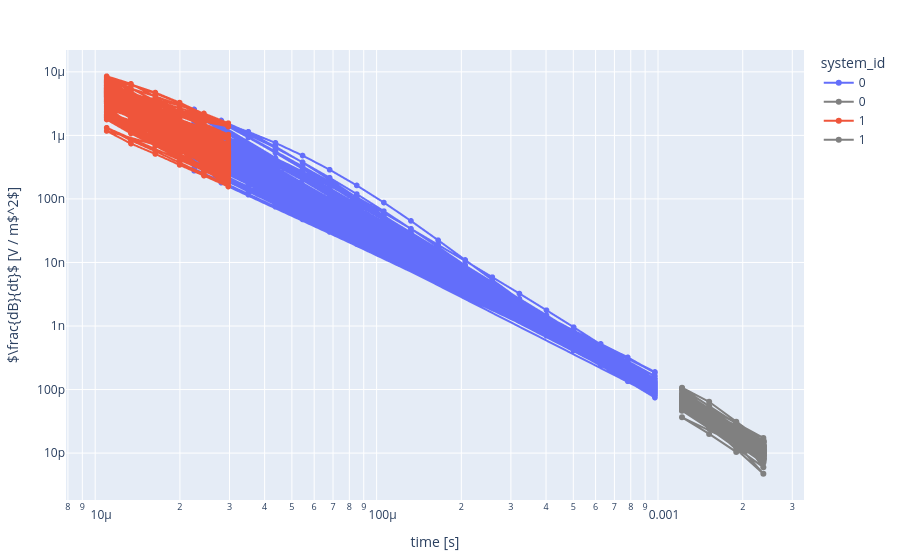

This figure's notebook cell:
### Code cell
import plotly.express as px

# Plot not-in-use data in gray

# Plot in-use data colored by system_id, add traces to the same figure
df_tmp = df_data.copy()
df_tmp.loc[df_tmp['site_id'] == -1, 'inuse_auto'] = True


fig = px.line(
    df_tmp[df_tmp['inuse_auto'] == True],
    x="time",
    y="dbdt",
    color="system_id",
    markers=True,
    labels={"dbdt": "Value", "time": "Time", "site_id": "Site ID"},
)

df_tmp.loc[df_tmp['site_id'] == -1, 'inuse_auto'] = False

fig2 = px.line(
    df_tmp[df_tmp['inuse_auto'] == False],
    x="time",
    y="dbdt",
    color_discrete_sequence=["gray", "gray"],
    color="system_id",
    markers=True,
    title="dbdt vs time by site_id",
    labels={"dbdt": "Value", "time": "Time", "site_id": "Site ID"},
)


for trace in fig2.data:
    fig.add_trace(trace)

fig.update_layout(
    xaxis_type="log",
    yaxis_type="log",
    xaxis_title="time [s]",
    yaxis_title="$\\frac{dB}{dt}$ [V / m$^2$]",
    margin={"l": 50, "r": 50, "t": 50, "b": 50},
    dragmode='select'
)

fig.show()

### Figure 1 — Plotly figure (JSON) as saved in the notebook; plotly's stock layout.template omitted (floating-point values rounded to 4 significant figures; data arrays with more than 128 entries replaced by an {"elided": "..."} marker saying what was removed)
{"data": [{"hovertemplate": "system_id=0<br>Time=%{x}<br>Value=%{y}<extra></extra>", "legendgroup": "0", "line": {"color": "#636efa", "dash": "solid"}, "marker": {"symbol": "circle"}, "mode": "lines+markers", "name": "0", "showlegend": true, "type": "scattergl", "x": {"elided": "1588 float values"}, "xaxis": "x", "y": {"elided": "1588 float values"}, "yaxis": "y"}, {"hovertemplate": "system_id=1<br>Time=%{x}<br>Value=%{y}<extra></extra>", "legendgroup": "1", "line": {"color": "#EF553B", "dash": "solid"}, "marker": {"symbol": "circle"}, "mode": "lines+markers", "name": "1", "showlegend": true, "type": "scattergl", "x": {"elided": "528 float values"}, "xaxis": "x", "y": {"elided": "528 float values"}, "yaxis": "y"}, {"hovertemplate": "system_id=0<br>Time=%{x}<br>Value=%{y}<extra></extra>", "legendgroup": "0", "line": {"color": "gray", "dash": "solid"}, "marker": {"symbol": "circle"}, "mode": "lines+markers", "name": "0", "orientation": "v", "showlegend": true, "type": "scatter", "x": {"elided": "370 float values"}, "xaxis": "x", "y": {"elided": "370 float values"}, "yaxis": "y"}, {"hovertemplate": "system_id=1<br>Time=%{x}<br>Value=%{y}<extra></extra>", "legendgroup": "1", "line": {"color": "gray", "dash": "solid"}, "marker": {"symbol": "circle"}, "mode": "lines+markers", "name": "1", "orientation": "v", "showlegend": true, "type": "scatter", "x": [NaN, NaN, NaN, NaN, NaN, NaN], "xaxis": "x", "y": [NaN, NaN, NaN, NaN, NaN, NaN], "yaxis": "y"}], "layout": {"dragmode": "select", "legend": {"title": {"text": "system_id"}, "tracegroupgap": 0}, "margin": {"b": 50, "l": 50, "r": 50, "t": 50}, "xaxis": {"anchor": "y", "domain": [0, 1], "title": {"text": "time [s]"}, "type": "log"}, "yaxis": {"anchor": "x", "domain": [0, 1], "title": {"text": "$\\frac{dB}{dt}$ [V / m$^2$]"}, "type": "log"}}}
